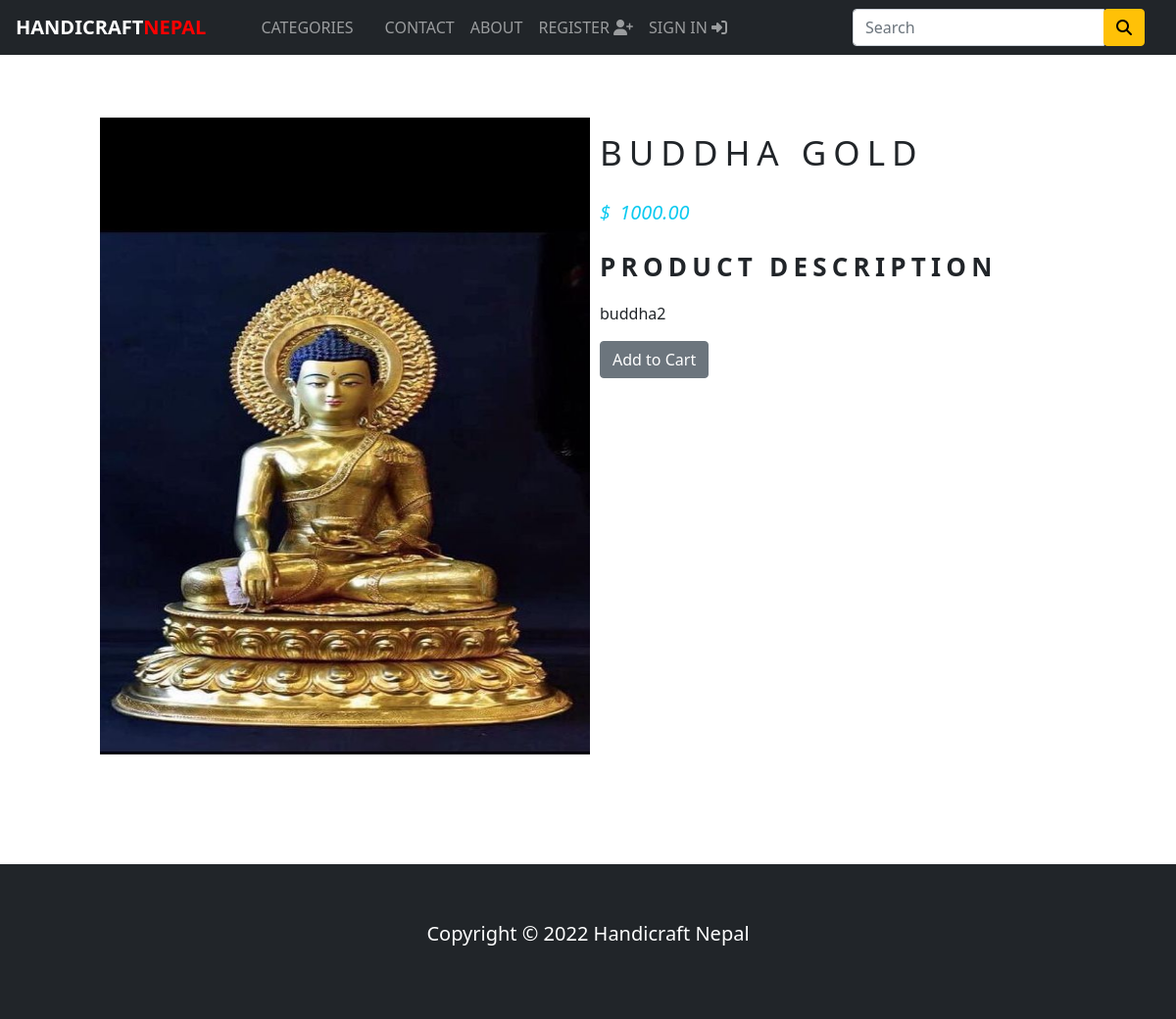
The page /statues/buddha2 on the database as committed earlier.
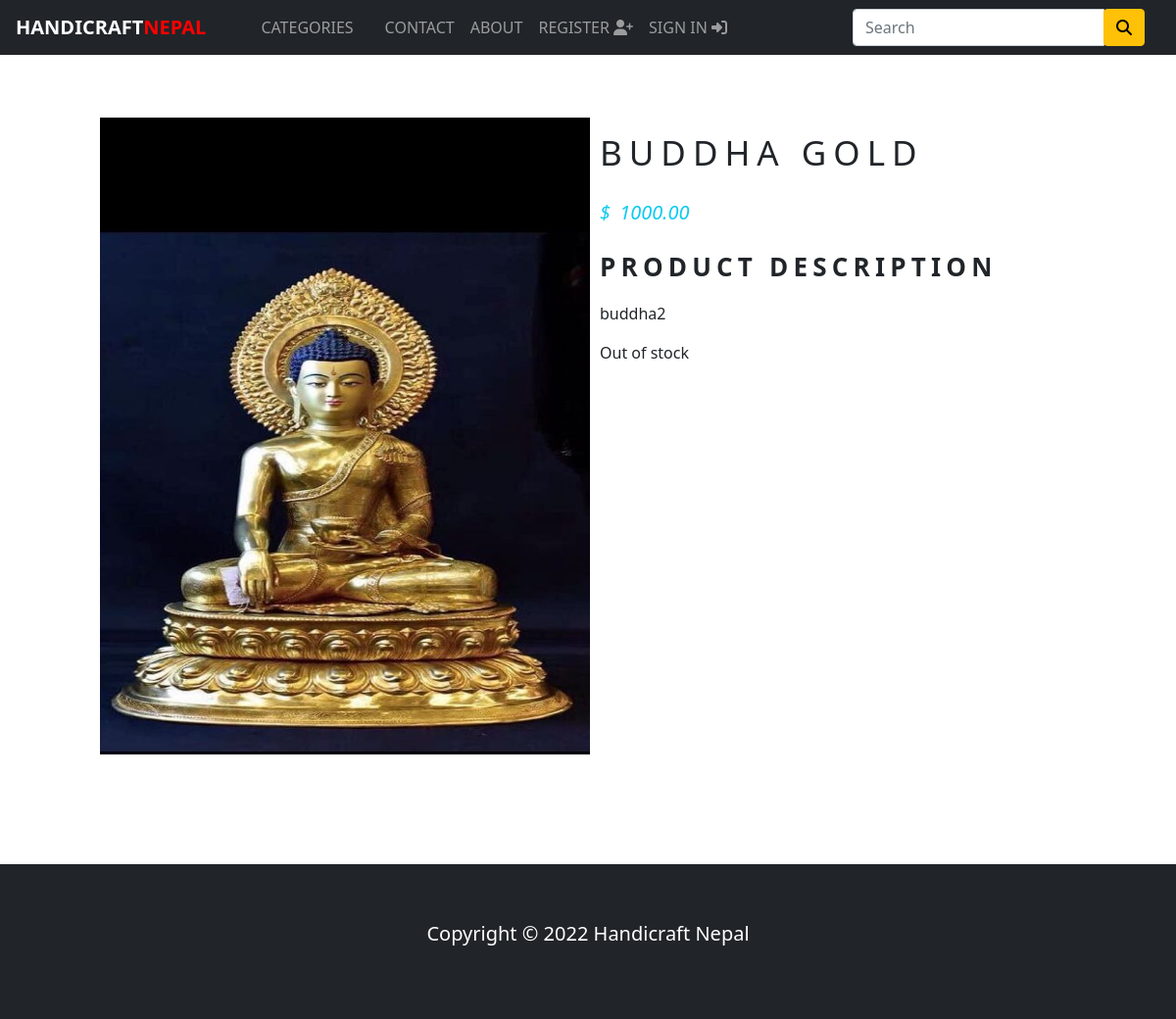
The same page on the database as committed later.
### store/views.py (the view)
# urls.py: path('<slug:category_slug>/<slug:product_slug>',views.productPage,name='product_detail'),
def productPage(request, category_slug, product_slug):
    try:
        product = Product.objects.get(
            category__slug=category_slug, slug=product_slug)
    except Exception as e:
        raise e
    return render(request, "product.html", {'product': product})

### store/context_processors.py (called while the page is built)
def counter(request):
    item_count=0
    if 'admin' in request.path:
        return {}
    else:
        try:
            cart=Cart.objects.filter(cart_id=_cart_id(request))
            cart_items=CartItem.objects.all().filter(cart=cart[:1])
            for cart_item in cart_items:
                item_count += cart_item.quantity
        except Cart.DoesNotExist:
            item_count = 0
    return dict(item_count=item_count)

def menu_links(request):
    links = Category.objects.all()
    return dict(links=links)

### store/models.py (called while the page is built)
    def get_url(self):
        return reverse('products_by_category',args=[self.slug])

### store/views.py (called while the page is built)
def _cart_id(request):
    cart = request.session.session_key
    if not cart:
        cart = request.session.create()
    return cart

### store/templates/product.html (shortened to what this page needs)
{%extends 'base.html'%}
{%load static%}
{%block content %}
    <div class="container py-5">
        <div class="row mx-5">
            <div class="col-10 mx-auto col-md-6 my-3">
                <img src="{{product.image.url}}" height=650px width=500px alt="">
            </div>
            <div class="col-10 mx-auto col-md-6 my-3">
                <div>
                    <h1 class="product_title">{{product.name}}</h1>
                    <h5 class="text-info fst-italic mb-4 ">
                        <span class="me-1">$ </span>{{product.price}}
                    </h5>
                    <p class="product_description">Product Description</p>
                    <p class="text-justify product_text">
                        {{product.description}}
                    </p>
                    {% if product.stock <=  0%}
                    <p class="text-justify product_text">Out of stock</p>
                    {%else%}
                    <a href="{%url 'add_cart' product.id%}">
                        <button type="button" name="button" class="btn btn-secondary">Add to Cart</button>
                    </a>
                    {%endif%}
                </div>
            </div>
        </div>
    </div>
{%endblock%}

Rows that differ between the two databases and show on the page:
changed Product "BUDDHA GOLD": stock 1 → 0 (drawn)
Other text that changed with them:
text no longer shown: "Add to Cart"
text now shown: "Out of stock"
